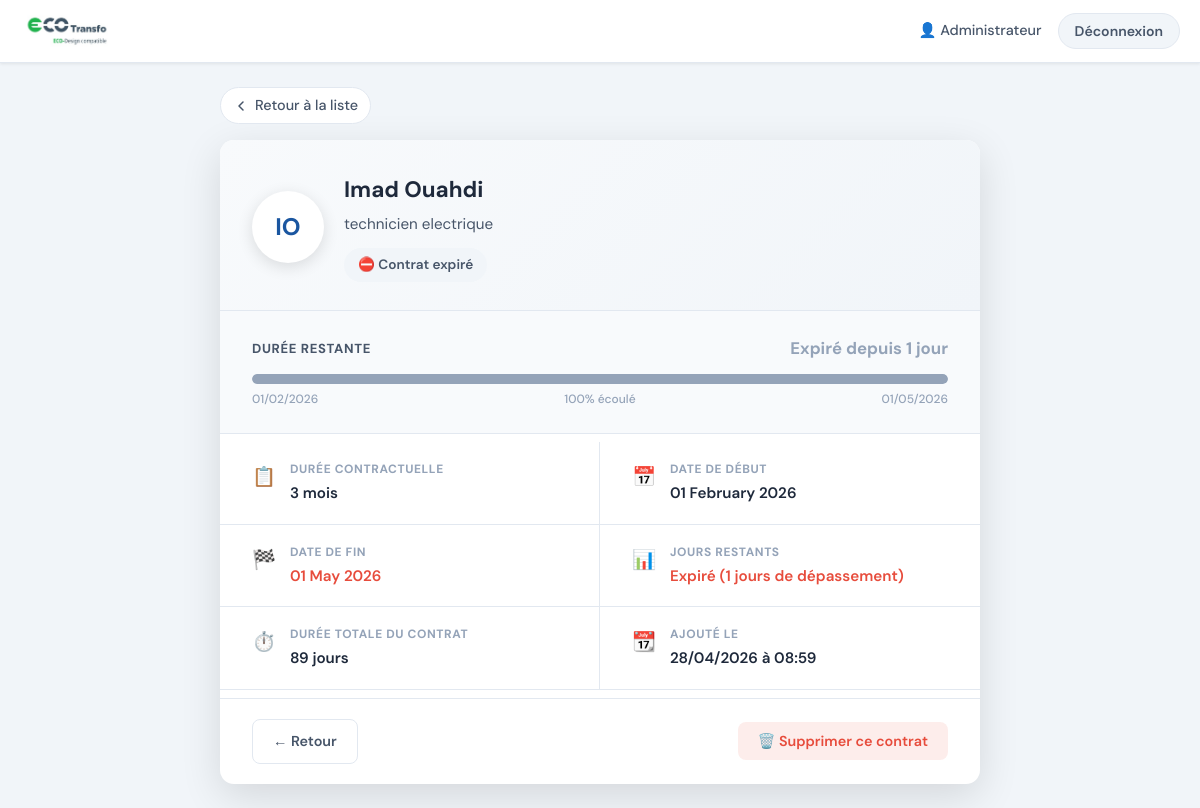
The page /employe/5 (signed in) on the database its author committed.
### models.py (models this page shows, shortened)
class User(UserMixin, db.Model):
    __tablename__ = 'users'
    id            = db.Column(db.Integer, primary_key=True)
    email         = db.Column(db.String(120), unique=True, nullable=False)
    nom           = db.Column(db.String(100), nullable=False)
    password_hash = db.Column(db.String(200), nullable=False)
    is_authorized = db.Column(db.Boolean, default=True)
    date_creation = db.Column(db.DateTime, default=datetime.utcnow)

class Employe(db.Model):
    __tablename__ = 'employes'
    id            = db.Column(db.Integer, primary_key=True)
    nom           = db.Column(db.String(100), nullable=False)
    prenom        = db.Column(db.String(100), nullable=False)
    poste         = db.Column(db.String(100), nullable=False)
    duree_contrat = db.Column(db.String(50),  nullable=False)   # ex: "6 mois", "1 an"
    date_debut    = db.Column(db.Date,         nullable=False)
    date_fin      = db.Column(db.Date,         nullable=False)
    date_creation = db.Column(db.DateTime,     default=datetime.utcnow)
    created_by    = db.Column(db.Integer,      db.ForeignKey('users.id'))
    @property
    def jours_restants(self):
        delta = self.date_fin - date.today()
        return delta.days
    @property
    def statut(self):
        j = self.jours_restants
        if j < 0:   return "expire"
        if j <= 7:  return "critique"
        if j <= 30: return "attention"
        return "actif"

### app.py (the view)
@app.route('/employe/<int:emp_id>')
@login_required
def employe_detail(emp_id):
    emp = Employe.query.get_or_404(emp_id)
    return render_template('employe_detail.html', emp=emp, today=date.today())

### app.py (called while the page is built)
@login_manager.user_loader
def load_user(user_id):
    return User.query.get(int(user_id))

### templates/employe_detail.html (shortened to what this page needs)
{% extends "base.html" %}
{% block body_class %}detail-page{% endblock %}
{% block content %}
<div class="detail-container">
  <a href="{{ url_for('dashboard') }}" class="back-link">
    <svg width="16" height="16" viewBox="0 0 16 16" fill="none">
      <path d="M10 4L6 8l4 4" stroke="currentColor" stroke-width="1.5" stroke-linecap="round" stroke-linejoin="round"/>
    </svg>
    Retour à la liste
  </a>
  <div class="detail-card">
    <div class="detail-header status-bg-{{ emp.statut }}">
      <div class="detail-avatar-wrap">
        <div class="detail-avatar">{{ emp.prenom[0] }}{{ emp.nom[0] }}</div>
      </div>
      <div class="detail-header-info">
        <h1 class="detail-name">{{ emp.prenom }} {{ emp.nom }}</h1>
        <p class="detail-poste">{{ emp.poste }}</p>
        <span class="detail-status-badge status-badge-{{ emp.statut }}">
          {% if emp.statut == 'expire' %}⛔ Contrat expiré
          {% elif emp.statut == 'critique' %}⚠️ Expire très bientôt
          {% elif emp.statut == 'attention' %}🔔 Expire dans moins d'un mois
          {% else %}✅ Contrat actif
          {% endif %}
        </span>
      </div>
    </div>
    <div class="duration-section">
      <div class="duration-top">
        <span class="duration-label">Durée restante</span>
        <span class="duration-value duration-value--{{ emp.statut }}">
          {% if emp.statut == 'expire' %}
            Expiré depuis {{ (today - emp.date_fin).days }} jour{{ 's' if (today - emp.date_fin).days > 1 }}
          {% else %}
            {{ emp.duree_restante_label }}
          {% endif %}
        </span>
      </div>
      {% set total_days = (emp.date_fin - emp.date_debut).days %}
      {% set elapsed    = (today - emp.date_debut).days %}
      {% set pct_elapsed = [[elapsed * 100 // total_days if total_days > 0 else 0, 0] | max, 100] | min %}
      <div class="progress-bar-wrap">
        <div class="progress-bar-track">
          <div class="progress-bar-fill status-fill-{{ emp.statut }}"
               style="width: {{ pct_elapsed }}%"></div>
        </div>
        <div class="progress-labels">
          <span>{{ emp.date_debut.strftime('%d/%m/%Y') }}</span>
          <span>{{ pct_elapsed }}% écoulé</span>
          <span>{{ emp.date_fin.strftime('%d/%m/%Y') }}</span>
        </div>
      </div>
    </div>
    <div class="detail-grid">
      <div class="detail-item">
        <div class="detail-item-icon">📋</div>
        <div class="detail-item-content">
          <span class="detail-item-label">Durée contractuelle</span>
          <span class="detail-item-value">{{ emp.duree_contrat }}</span>
        </div>
      </div>
      <div class="detail-item">
        <div class="detail-item-icon">📅</div>
        <div class="detail-item-content">
          <span class="detail-item-label">Date de début</span>
          <span class="detail-item-value">{{ emp.date_debut.strftime('%d %B %Y') }}</span>
        </div>
      </div>
      <div class="detail-item">
        <div class="detail-item-icon">🏁</div>
        <div class="detail-item-content">
          <span class="detail-item-label">Date de fin</span>
          <span class="detail-item-value {% if emp.statut in ['critique','expire'] %}text-danger{% endif %}">
            {{ emp.date_fin.strftime('%d %B %Y') }}
          </span>
        </div>
      </div>
      <div class="detail-item">
        <div class="detail-item-icon">📊</div>
        <div class="detail-item-content">
          <span class="detail-item-label">Jours restants</span>
          <span class="detail-item-value {% if emp.statut in ['critique','expire'] %}text-danger{% endif %}">
            {% if emp.jours_restants < 0 %}
              Expiré ({{ emp.jours_restants | abs }} jours de dépassement)
            {% else %}
              {{ emp.jours_restants }} jour{{ 's' if emp.jours_restants != 1 }}
            {% endif %}
          </span>
        </div>
      </div>
      <div class="detail-item">
        <div class="detail-item-icon">⏱️</div>
        <div class="detail-item-content">
          <span class="detail-item-label">Durée totale du contrat</span>
          <span class="detail-item-value">{{ total_days }} jours</span>
        </div>
      </div>
      <div class="detail-item">
        <div class="detail-item-icon">📆</div>
        <div class="detail-item-content">
          <span class="detail-item-label">Ajouté le</span>
          <span class="detail-item-value">{{ emp.date_creation.strftime('%d/%m/%Y à %H:%M') }}</span>
        </div>
      </div>
    </div>
    <div class="detail-actions">
      <a href="{{ url_for('dashboard') }}" class="btn-secondary">← Retour</a>
      <form method="POST" action="{{ url_for('supprimer_employe', emp_id=emp.id) }}"
            onsubmit="return confirm('Supprimer {{ emp.prenom }} {{ emp.nom }} ? Cette action est irréversible.')">
        <button type="submit" class="btn-danger">🗑️ Supprimer ce contrat</button>
      </form>
    </div>
  </div>
</div>
{% endblock %}

### templates/base.html (shortened to what this page needs)
<!DOCTYPE html>
<html lang="fr">
<head>
  <link rel="stylesheet" href="{{ url_for('static', filename='css/style.css') }}">
</head>
<body class="{% block body_class %}{% endblock %}">
  {% if current_user.is_authenticated %}
  {% set alertes = [] %}
  <nav class="navbar">
    <div class="nav-inner">
      <a href="{{ url_for('dashboard') }}" class="nav-logo">
        <img src="{{ url_for('static', filename='images/logo.png') }}" alt="Eco Transfo" height="38">
      </a>
      <div class="nav-right">
        <span class="nav-user">👤 {{ current_user.nom }}</span>
        <a href="{{ url_for('logout') }}" class="nav-logout">Déconnexion</a>
      </div>
    </div>
  </nav>
  {% endif %}
  <main class="main-content">
    {% block content %}{% endblock %}
  </main>
</body>
</html>

### rows shown on the page
User: nom "Administrateur"
Employe: prenom "I", nom "O", prenom "Imad", nom "Ouahdi", poste "technicien electrique", (today-emp.date_fin).days "1", date_debut "01/02/2026", date_fin "01/05/2026", duree_contrat "3 mois", date_debut "01 February 2026", date_fin "01 May 2026", jours_restants|abs "1", date_creation "28/04/2026 à 08:59"

### other values the page prints
{{ pct_elapsed }} "100"
{{ total_days }} "89"
